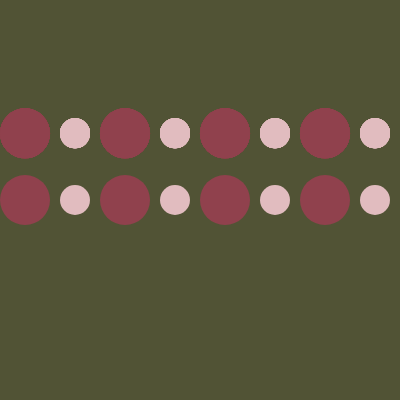
Frame 1 (no input)
Frame 60 (no input): identical to frame 1, image omitted
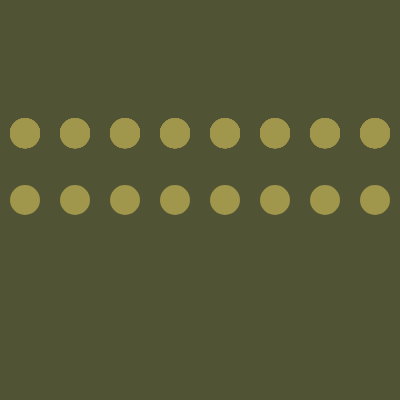
Frame 120 (the mouse pressed at the canvas centre since frame 60)

The p5.js sketch that drew these frames (run headless with seeded random() and noise() and a simulated clock; from frame 60 on, the mouse is pressed at the canvas centre):

// p5.js sketch
// ── sketch.js
// DM2008 — Activity 2b [Guided]
// Pattern Making (40 min)
//
// Use a for loop to draw a repeating row of shapes.
// Add a condition to introduce variation — alternating color, size, or spacing.
// Then add one interaction (mouse or key) that changes the rule.
//
// Stretch: try a second row, or turn your row into a 2D grid.

const spacing = 50
let size;

function setup() {
  createCanvas(400, 400);
  size = 40
  noStroke ()
}

function draw() {
  background("#515335");

  for (let i = 0; i < width; i += spacing) {
    // % (modulo) alternates between 0 and non-zero — good for switching every other shape
    if (mouseIsPressed) {
      fill("#a0964c");
    } else if (i % 100 == 0) {
      fill("#90414d");
      size = 50
    } else {
      fill("#e1bcbf");
      size = 30
    }

    
    // --- Your shape goes here ---
    // Try swapping this out for your own rule.
    ellipse(i + 25, height / 2, size);

    for (let i = 0; i < width; i += spacing) {
    // % (modulo) alternates between 0 and non-zero — good for switching every other shape
    if (mouseIsPressed) {
      fill("#a0964c");
    } else if (i % 100 == 0) {
      fill("#90414d");
      size = 50
    } else {
      fill("#e1bcbf");
      size = 30
    }

    
    // --- Your shape goes here ---
    // Try swapping this out for your own rule.
    ellipse(i + 25, height / 3, size);

  }
  }
}
